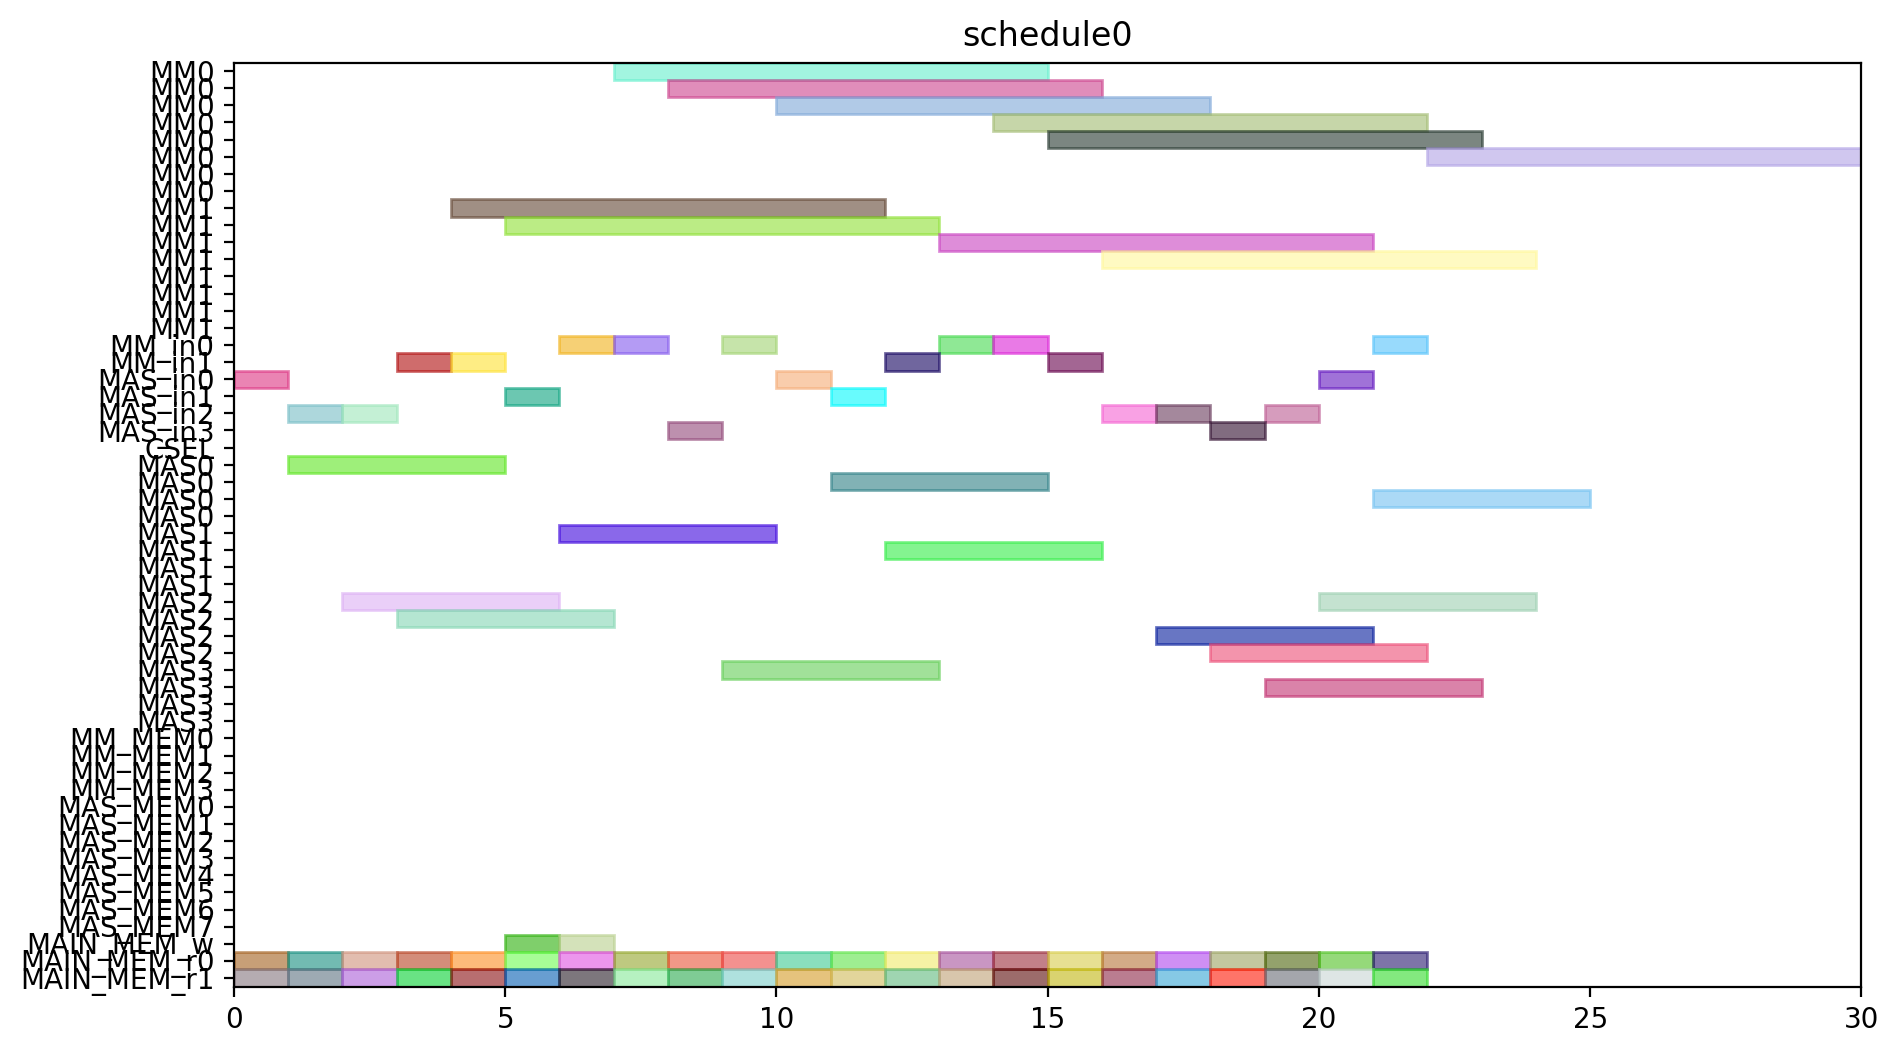

This chart was generated by the following Python code:
from pyschedule import Scenario, solvers, plotters, alt


def solve():
	horizon = 120
	S = Scenario("schedule0", horizon=horizon)

	# resource
	MM = S.Resources('MM', num=2, size=8)
	MM_in = S.Resources('MM_in', num=2)
	MAS_in = S.Resources('MAS_in', num=4)
	CSEL = S.Resource('CSEL')
	MAS = S.Resources('MAS', num=4, size=4, periods=range(1, horizon))
	MM_MEM = S.Resources('MM_MEM', num=4)
	MAS_MEM = S.Resources('MAS_MEM', num=8)
	MAIN_MEM_w = S.Resource('MAIN_MEM_w', size=1)
	MAIN_MEM_r = S.Resources('MAIN_MEM_r', num=2)

	# result of previous scheduling

	# new tasks
	c10_t0 = S.Task('c10_t0', length=8, delay_cost=1)
	c10_t0 += alt(MM)
	c10_t0_in = S.Task('c10_t0_in', length=1, delay_cost=1)
	c10_t0_in += alt(MM_in)
	S += c10_t0_in*MM_in[0]<=c10_t0*MM[0]
	S += c10_t0_in*MM_in[1]<=c10_t0*MM[1]
	c10_t0_mem0 = S.Task('c10_t0_mem0', length=1, delay_cost=1)
	c10_t0_mem0 += MAIN_MEM_r[0]
	S += c10_t0_mem0 <= c10_t0

	c10_t0_mem1 = S.Task('c10_t0_mem1', length=1, delay_cost=1)
	c10_t0_mem1 += MAIN_MEM_r[1]
	S += c10_t0_mem1 <= c10_t0

	c10_t1 = S.Task('c10_t1', length=8, delay_cost=1)
	c10_t1 += alt(MM)
	c10_t1_in = S.Task('c10_t1_in', length=1, delay_cost=1)
	c10_t1_in += alt(MM_in)
	S += c10_t1_in*MM_in[0]<=c10_t1*MM[0]
	S += c10_t1_in*MM_in[1]<=c10_t1*MM[1]
	c10_t1_mem0 = S.Task('c10_t1_mem0', length=1, delay_cost=1)
	c10_t1_mem0 += MAIN_MEM_r[0]
	S += c10_t1_mem0 <= c10_t1

	c10_t1_mem1 = S.Task('c10_t1_mem1', length=1, delay_cost=1)
	c10_t1_mem1 += MAIN_MEM_r[1]
	S += c10_t1_mem1 <= c10_t1

	c10_t2 = S.Task('c10_t2', length=4, delay_cost=1)
	c10_t2 += alt(MAS)
	c10_t2_in = S.Task('c10_t2_in', length=1, delay_cost=1)
	c10_t2_in += alt(MAS_in)
	S += c10_t2_in*MAS_in[0]<=c10_t2*MAS[0]

	S += c10_t2_in*MAS_in[1]<=c10_t2*MAS[1]

	S += c10_t2_in*MAS_in[2]<=c10_t2*MAS[2]

	S += c10_t2_in*MAS_in[3]<=c10_t2*MAS[3]

	c10_t2_mem0 = S.Task('c10_t2_mem0', length=1, delay_cost=1)
	c10_t2_mem0 += MAIN_MEM_r[0]
	S += c10_t2_mem0 <= c10_t2

	c10_t2_mem1 = S.Task('c10_t2_mem1', length=1, delay_cost=1)
	c10_t2_mem1 += MAIN_MEM_r[1]
	S += c10_t2_mem1 <= c10_t2

	c10_t3 = S.Task('c10_t3', length=4, delay_cost=1)
	c10_t3 += alt(MAS)
	c10_t3_in = S.Task('c10_t3_in', length=1, delay_cost=1)
	c10_t3_in += alt(MAS_in)
	S += c10_t3_in*MAS_in[0]<=c10_t3*MAS[0]

	S += c10_t3_in*MAS_in[1]<=c10_t3*MAS[1]

	S += c10_t3_in*MAS_in[2]<=c10_t3*MAS[2]

	S += c10_t3_in*MAS_in[3]<=c10_t3*MAS[3]

	c10_t3_mem0 = S.Task('c10_t3_mem0', length=1, delay_cost=1)
	c10_t3_mem0 += MAIN_MEM_r[0]
	S += c10_t3_mem0 <= c10_t3

	c10_t3_mem1 = S.Task('c10_t3_mem1', length=1, delay_cost=1)
	c10_t3_mem1 += MAIN_MEM_r[1]
	S += c10_t3_mem1 <= c10_t3

	c20_t0 = S.Task('c20_t0', length=8, delay_cost=1)
	c20_t0 += alt(MM)
	c20_t0_in = S.Task('c20_t0_in', length=1, delay_cost=1)
	c20_t0_in += alt(MM_in)
	S += c20_t0_in*MM_in[0]<=c20_t0*MM[0]
	S += c20_t0_in*MM_in[1]<=c20_t0*MM[1]
	c20_t0_mem0 = S.Task('c20_t0_mem0', length=1, delay_cost=1)
	c20_t0_mem0 += MAIN_MEM_r[0]
	S += c20_t0_mem0 <= c20_t0

	c20_t0_mem1 = S.Task('c20_t0_mem1', length=1, delay_cost=1)
	c20_t0_mem1 += MAIN_MEM_r[1]
	S += c20_t0_mem1 <= c20_t0

	c20_t1 = S.Task('c20_t1', length=8, delay_cost=1)
	c20_t1 += alt(MM)
	c20_t1_in = S.Task('c20_t1_in', length=1, delay_cost=1)
	c20_t1_in += alt(MM_in)
	S += c20_t1_in*MM_in[0]<=c20_t1*MM[0]
	S += c20_t1_in*MM_in[1]<=c20_t1*MM[1]
	c20_t1_mem0 = S.Task('c20_t1_mem0', length=1, delay_cost=1)
	c20_t1_mem0 += MAIN_MEM_r[0]
	S += c20_t1_mem0 <= c20_t1

	c20_t1_mem1 = S.Task('c20_t1_mem1', length=1, delay_cost=1)
	c20_t1_mem1 += MAIN_MEM_r[1]
	S += c20_t1_mem1 <= c20_t1

	c20_t2 = S.Task('c20_t2', length=4, delay_cost=1)
	c20_t2 += alt(MAS)
	c20_t2_in = S.Task('c20_t2_in', length=1, delay_cost=1)
	c20_t2_in += alt(MAS_in)
	S += c20_t2_in*MAS_in[0]<=c20_t2*MAS[0]

	S += c20_t2_in*MAS_in[1]<=c20_t2*MAS[1]

	S += c20_t2_in*MAS_in[2]<=c20_t2*MAS[2]

	S += c20_t2_in*MAS_in[3]<=c20_t2*MAS[3]

	c20_t2_mem0 = S.Task('c20_t2_mem0', length=1, delay_cost=1)
	c20_t2_mem0 += MAIN_MEM_r[0]
	S += c20_t2_mem0 <= c20_t2

	c20_t2_mem1 = S.Task('c20_t2_mem1', length=1, delay_cost=1)
	c20_t2_mem1 += MAIN_MEM_r[1]
	S += c20_t2_mem1 <= c20_t2

	c20_t3 = S.Task('c20_t3', length=4, delay_cost=1)
	c20_t3 += alt(MAS)
	c20_t3_in = S.Task('c20_t3_in', length=1, delay_cost=1)
	c20_t3_in += alt(MAS_in)
	S += c20_t3_in*MAS_in[0]<=c20_t3*MAS[0]

	S += c20_t3_in*MAS_in[1]<=c20_t3*MAS[1]

	S += c20_t3_in*MAS_in[2]<=c20_t3*MAS[2]

	S += c20_t3_in*MAS_in[3]<=c20_t3*MAS[3]

	c20_t3_mem0 = S.Task('c20_t3_mem0', length=1, delay_cost=1)
	c20_t3_mem0 += MAIN_MEM_r[0]
	S += c20_t3_mem0 <= c20_t3

	c20_t3_mem1 = S.Task('c20_t3_mem1', length=1, delay_cost=1)
	c20_t3_mem1 += MAIN_MEM_r[1]
	S += c20_t3_mem1 <= c20_t3

	c01_t0 = S.Task('c01_t0', length=8, delay_cost=1)
	c01_t0 += alt(MM)
	c01_t0_in = S.Task('c01_t0_in', length=1, delay_cost=1)
	c01_t0_in += alt(MM_in)
	S += c01_t0_in*MM_in[0]<=c01_t0*MM[0]
	S += c01_t0_in*MM_in[1]<=c01_t0*MM[1]
	c01_t0_mem0 = S.Task('c01_t0_mem0', length=1, delay_cost=1)
	c01_t0_mem0 += MAIN_MEM_r[0]
	S += c01_t0_mem0 <= c01_t0

	c01_t0_mem1 = S.Task('c01_t0_mem1', length=1, delay_cost=1)
	c01_t0_mem1 += MAIN_MEM_r[1]
	S += c01_t0_mem1 <= c01_t0

	c01_t1 = S.Task('c01_t1', length=8, delay_cost=1)
	c01_t1 += alt(MM)
	c01_t1_in = S.Task('c01_t1_in', length=1, delay_cost=1)
	c01_t1_in += alt(MM_in)
	S += c01_t1_in*MM_in[0]<=c01_t1*MM[0]
	S += c01_t1_in*MM_in[1]<=c01_t1*MM[1]
	c01_t1_mem0 = S.Task('c01_t1_mem0', length=1, delay_cost=1)
	c01_t1_mem0 += MAIN_MEM_r[0]
	S += c01_t1_mem0 <= c01_t1

	c01_t1_mem1 = S.Task('c01_t1_mem1', length=1, delay_cost=1)
	c01_t1_mem1 += MAIN_MEM_r[1]
	S += c01_t1_mem1 <= c01_t1

	c01_t2 = S.Task('c01_t2', length=4, delay_cost=1)
	c01_t2 += alt(MAS)
	c01_t2_in = S.Task('c01_t2_in', length=1, delay_cost=1)
	c01_t2_in += alt(MAS_in)
	S += c01_t2_in*MAS_in[0]<=c01_t2*MAS[0]

	S += c01_t2_in*MAS_in[1]<=c01_t2*MAS[1]

	S += c01_t2_in*MAS_in[2]<=c01_t2*MAS[2]

	S += c01_t2_in*MAS_in[3]<=c01_t2*MAS[3]

	c01_t2_mem0 = S.Task('c01_t2_mem0', length=1, delay_cost=1)
	c01_t2_mem0 += MAIN_MEM_r[0]
	S += c01_t2_mem0 <= c01_t2

	c01_t2_mem1 = S.Task('c01_t2_mem1', length=1, delay_cost=1)
	c01_t2_mem1 += MAIN_MEM_r[1]
	S += c01_t2_mem1 <= c01_t2

	c01_t3 = S.Task('c01_t3', length=4, delay_cost=1)
	c01_t3 += alt(MAS)
	c01_t3_in = S.Task('c01_t3_in', length=1, delay_cost=1)
	c01_t3_in += alt(MAS_in)
	S += c01_t3_in*MAS_in[0]<=c01_t3*MAS[0]

	S += c01_t3_in*MAS_in[1]<=c01_t3*MAS[1]

	S += c01_t3_in*MAS_in[2]<=c01_t3*MAS[2]

	S += c01_t3_in*MAS_in[3]<=c01_t3*MAS[3]

	c01_t3_mem0 = S.Task('c01_t3_mem0', length=1, delay_cost=1)
	c01_t3_mem0 += MAIN_MEM_r[0]
	S += c01_t3_mem0 <= c01_t3

	c01_t3_mem1 = S.Task('c01_t3_mem1', length=1, delay_cost=1)
	c01_t3_mem1 += MAIN_MEM_r[1]
	S += c01_t3_mem1 <= c01_t3

	c11_t0 = S.Task('c11_t0', length=8, delay_cost=1)
	c11_t0 += alt(MM)
	c11_t0_in = S.Task('c11_t0_in', length=1, delay_cost=1)
	c11_t0_in += alt(MM_in)
	S += c11_t0_in*MM_in[0]<=c11_t0*MM[0]
	S += c11_t0_in*MM_in[1]<=c11_t0*MM[1]
	c11_t0_mem0 = S.Task('c11_t0_mem0', length=1, delay_cost=1)
	c11_t0_mem0 += MAIN_MEM_r[0]
	S += c11_t0_mem0 <= c11_t0

	c11_t0_mem1 = S.Task('c11_t0_mem1', length=1, delay_cost=1)
	c11_t0_mem1 += MAIN_MEM_r[1]
	S += c11_t0_mem1 <= c11_t0

	c11_t1 = S.Task('c11_t1', length=8, delay_cost=1)
	c11_t1 += alt(MM)
	c11_t1_in = S.Task('c11_t1_in', length=1, delay_cost=1)
	c11_t1_in += alt(MM_in)
	S += c11_t1_in*MM_in[0]<=c11_t1*MM[0]
	S += c11_t1_in*MM_in[1]<=c11_t1*MM[1]
	c11_t1_mem0 = S.Task('c11_t1_mem0', length=1, delay_cost=1)
	c11_t1_mem0 += MAIN_MEM_r[0]
	S += c11_t1_mem0 <= c11_t1

	c11_t1_mem1 = S.Task('c11_t1_mem1', length=1, delay_cost=1)
	c11_t1_mem1 += MAIN_MEM_r[1]
	S += c11_t1_mem1 <= c11_t1

	c11_t2 = S.Task('c11_t2', length=4, delay_cost=1)
	c11_t2 += alt(MAS)
	c11_t2_in = S.Task('c11_t2_in', length=1, delay_cost=1)
	c11_t2_in += alt(MAS_in)
	S += c11_t2_in*MAS_in[0]<=c11_t2*MAS[0]

	S += c11_t2_in*MAS_in[1]<=c11_t2*MAS[1]

	S += c11_t2_in*MAS_in[2]<=c11_t2*MAS[2]

	S += c11_t2_in*MAS_in[3]<=c11_t2*MAS[3]

	c11_t2_mem0 = S.Task('c11_t2_mem0', length=1, delay_cost=1)
	c11_t2_mem0 += MAIN_MEM_r[0]
	S += c11_t2_mem0 <= c11_t2

	c11_t2_mem1 = S.Task('c11_t2_mem1', length=1, delay_cost=1)
	c11_t2_mem1 += MAIN_MEM_r[1]
	S += c11_t2_mem1 <= c11_t2

	c11_t3 = S.Task('c11_t3', length=4, delay_cost=1)
	c11_t3 += alt(MAS)
	c11_t3_in = S.Task('c11_t3_in', length=1, delay_cost=1)
	c11_t3_in += alt(MAS_in)
	S += c11_t3_in*MAS_in[0]<=c11_t3*MAS[0]

	S += c11_t3_in*MAS_in[1]<=c11_t3*MAS[1]

	S += c11_t3_in*MAS_in[2]<=c11_t3*MAS[2]

	S += c11_t3_in*MAS_in[3]<=c11_t3*MAS[3]

	c11_t3_mem0 = S.Task('c11_t3_mem0', length=1, delay_cost=1)
	c11_t3_mem0 += MAIN_MEM_r[0]
	S += c11_t3_mem0 <= c11_t3

	c11_t3_mem1 = S.Task('c11_t3_mem1', length=1, delay_cost=1)
	c11_t3_mem1 += MAIN_MEM_r[1]
	S += c11_t3_mem1 <= c11_t3

	c21_t0 = S.Task('c21_t0', length=8, delay_cost=1)
	c21_t0 += alt(MM)
	c21_t0_in = S.Task('c21_t0_in', length=1, delay_cost=1)
	c21_t0_in += alt(MM_in)
	S += c21_t0_in*MM_in[0]<=c21_t0*MM[0]
	S += c21_t0_in*MM_in[1]<=c21_t0*MM[1]
	c21_t0_mem0 = S.Task('c21_t0_mem0', length=1, delay_cost=1)
	c21_t0_mem0 += MAIN_MEM_r[0]
	S += c21_t0_mem0 <= c21_t0

	c21_t0_mem1 = S.Task('c21_t0_mem1', length=1, delay_cost=1)
	c21_t0_mem1 += MAIN_MEM_r[1]
	S += c21_t0_mem1 <= c21_t0

	c21_t1 = S.Task('c21_t1', length=8, delay_cost=1)
	c21_t1 += alt(MM)
	c21_t1_in = S.Task('c21_t1_in', length=1, delay_cost=1)
	c21_t1_in += alt(MM_in)
	S += c21_t1_in*MM_in[0]<=c21_t1*MM[0]
	S += c21_t1_in*MM_in[1]<=c21_t1*MM[1]
	c21_t1_mem0 = S.Task('c21_t1_mem0', length=1, delay_cost=1)
	c21_t1_mem0 += MAIN_MEM_r[0]
	S += c21_t1_mem0 <= c21_t1

	c21_t1_mem1 = S.Task('c21_t1_mem1', length=1, delay_cost=1)
	c21_t1_mem1 += MAIN_MEM_r[1]
	S += c21_t1_mem1 <= c21_t1

	c21_t2 = S.Task('c21_t2', length=4, delay_cost=1)
	c21_t2 += alt(MAS)
	c21_t2_in = S.Task('c21_t2_in', length=1, delay_cost=1)
	c21_t2_in += alt(MAS_in)
	S += c21_t2_in*MAS_in[0]<=c21_t2*MAS[0]

	S += c21_t2_in*MAS_in[1]<=c21_t2*MAS[1]

	S += c21_t2_in*MAS_in[2]<=c21_t2*MAS[2]

	S += c21_t2_in*MAS_in[3]<=c21_t2*MAS[3]

	c21_t2_mem0 = S.Task('c21_t2_mem0', length=1, delay_cost=1)
	c21_t2_mem0 += MAIN_MEM_r[0]
	S += c21_t2_mem0 <= c21_t2

	c21_t2_mem1 = S.Task('c21_t2_mem1', length=1, delay_cost=1)
	c21_t2_mem1 += MAIN_MEM_r[1]
	S += c21_t2_mem1 <= c21_t2

	c21_t3 = S.Task('c21_t3', length=4, delay_cost=1)
	c21_t3 += alt(MAS)
	c21_t3_in = S.Task('c21_t3_in', length=1, delay_cost=1)
	c21_t3_in += alt(MAS_in)
	S += c21_t3_in*MAS_in[0]<=c21_t3*MAS[0]

	S += c21_t3_in*MAS_in[1]<=c21_t3*MAS[1]

	S += c21_t3_in*MAS_in[2]<=c21_t3*MAS[2]

	S += c21_t3_in*MAS_in[3]<=c21_t3*MAS[3]

	c21_t3_mem0 = S.Task('c21_t3_mem0', length=1, delay_cost=1)
	c21_t3_mem0 += MAIN_MEM_r[0]
	S += c21_t3_mem0 <= c21_t3

	c21_t3_mem1 = S.Task('c21_t3_mem1', length=1, delay_cost=1)
	c21_t3_mem1 += MAIN_MEM_r[1]
	S += c21_t3_mem1 <= c21_t3

	c000 = S.Task('c000', length=4, delay_cost=1)
	c000 += alt(MAS)
	c000_in = S.Task('c000_in', length=1, delay_cost=1)
	c000_in += alt(MAS_in)
	S += c000_in*MAS_in[0]<=c000*MAS[0]

	S += c000_in*MAS_in[1]<=c000*MAS[1]

	S += c000_in*MAS_in[2]<=c000*MAS[2]

	S += c000_in*MAS_in[3]<=c000*MAS[3]

	S += 0<c000

	c000_w = S.Task('c000_w', length=1, delay_cost=1)
	c000_w += alt(MAIN_MEM_w)
	S += c000 <= c000_w

	c000_mem0 = S.Task('c000_mem0', length=1, delay_cost=1)
	c000_mem0 += MAIN_MEM_r[0]
	S += c000_mem0 <= c000

	c000_mem1 = S.Task('c000_mem1', length=1, delay_cost=1)
	c000_mem1 += MAIN_MEM_r[1]
	S += c000_mem1 <= c000

	c001 = S.Task('c001', length=4, delay_cost=1)
	c001 += alt(MAS)
	c001_in = S.Task('c001_in', length=1, delay_cost=1)
	c001_in += alt(MAS_in)
	S += c001_in*MAS_in[0]<=c001*MAS[0]

	S += c001_in*MAS_in[1]<=c001*MAS[1]

	S += c001_in*MAS_in[2]<=c001*MAS[2]

	S += c001_in*MAS_in[3]<=c001*MAS[3]

	S += 0<c001

	c001_w = S.Task('c001_w', length=1, delay_cost=1)
	c001_w += alt(MAIN_MEM_w)
	S += c001 <= c001_w

	c001_mem0 = S.Task('c001_mem0', length=1, delay_cost=1)
	c001_mem0 += MAIN_MEM_r[0]
	S += c001_mem0 <= c001

	c001_mem1 = S.Task('c001_mem1', length=1, delay_cost=1)
	c001_mem1 += MAIN_MEM_r[1]
	S += c001_mem1 <= c001

	solvers.mip.solve(S,msg=1,kind='CPLEX',ratio_gap=1.01)

	solution = [['hoge']*len(S.solution()[1]) for i in range(len(S.solution()))]
	for i in range(len(S.solution())):
		for j in range(len(S.solution()[i])):
			solution[i][j]=str(S.solution()[i][j])
	print(solution)

	cycles = int(solution[-1][3])

	pic_file_name = "/mnt/rose/usr1/fukuda/ABE/multiRAM_multiMAS_16mux/scheduling_result/stage8MM2_stage4MAS4/FROB/schedule0.png"
	if(S.solution() != []):
		plotters.matplotlib.plot(S,img_filename=pic_file_name, show_task_labels=False, fig_size=(cycles*0.25+3, 6))

	return solution
